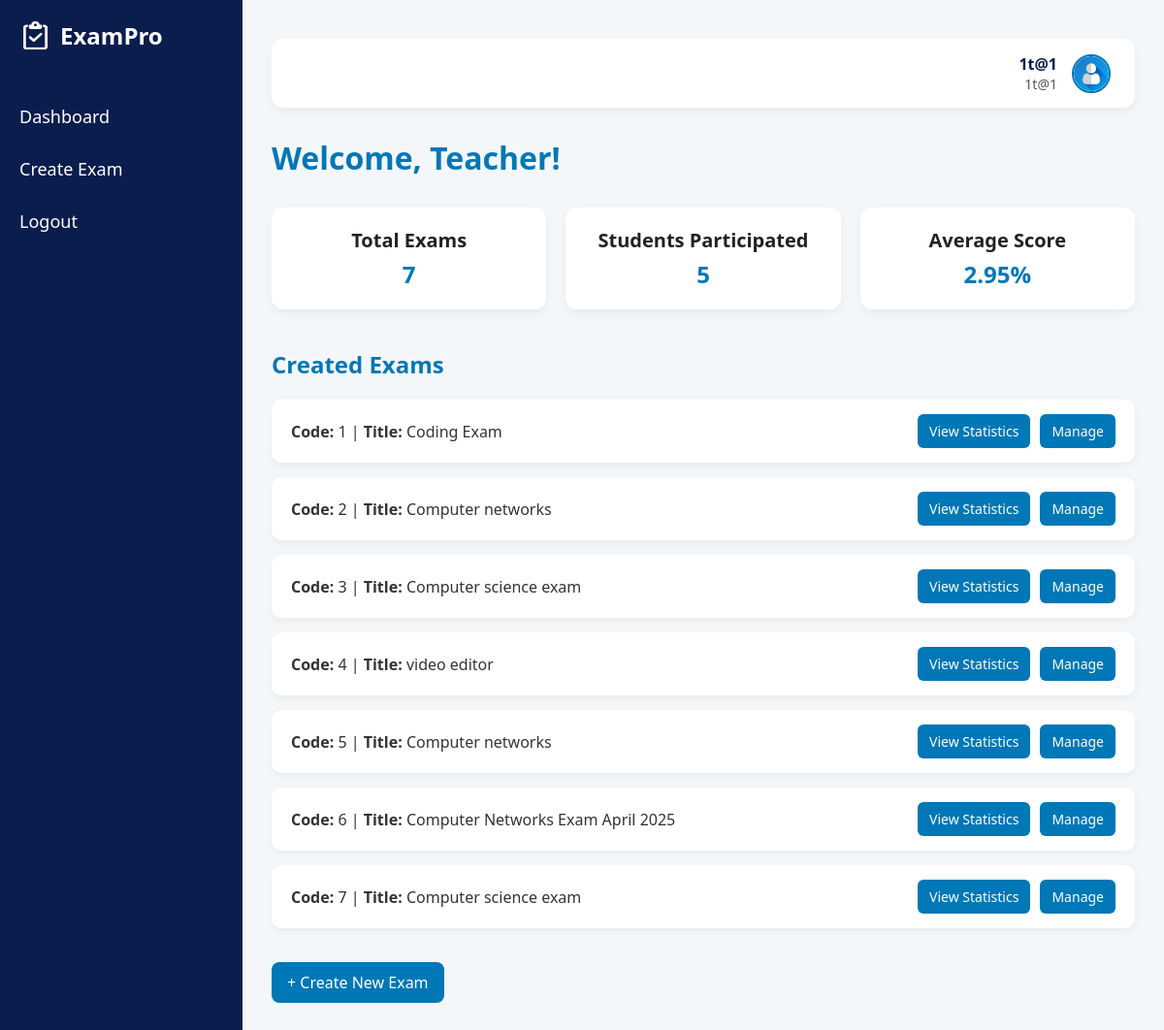
The app's page /dashboard_teacher (signed in) with its own data.
### tables this page shows
CREATE TABLE Teacher (
                            id INTEGER PRIMARY KEY AUTOINCREMENT,
                            username TEXT,
                            email TEXT,
                            password TEXT);

CREATE TABLE Exam (
                                    id INTEGER PRIMARY KEY AUTOINCREMENT,
                                    teacher_id INTEGER,
                                    title TEXT,
                                    total_marks INTEGER,
                                    is_started INTEGER DEFAULT 0,
                                    duration INTEGER  -- in minutes maybe
                                );

### app.py (the view)
@app.route('/dashboard_teacher')
def dashboard_teacher():
    if 'teacher_id' not in session:
        return redirect('/login_teacher')
    teacher_id = session['teacher_id']
    with sqlite3.connect('database.db') as conn:
        cursor = conn.cursor()
        cursor.execute("SELECT * FROM Exam WHERE teacher_id = ?", (teacher_id,))
        exams = cursor.fetchall()
        total_exams = len(exams)
        cursor.execute('''
            SELECT COUNT(DISTINCT Attended.student_id)
            FROM Attended
            JOIN Exam ON Attended.exam_id = Exam.id
            WHERE Exam.teacher_id = ?
        ''', (teacher_id,))
        total_students = cursor.fetchone()[0] or 0
        cursor.execute('''
            SELECT AVG(Attended.earned_total)
            FROM Attended
            JOIN Exam ON Attended.exam_id = Exam.id
            WHERE Exam.teacher_id = ?
        ''', (teacher_id,))
        avg_score = cursor.fetchone()[0]
        average_score = round(avg_score, 2) if avg_score else 0
        cursor.execute("SELECT username, email FROM Teacher WHERE id = ?", (teacher_id,))
        teacher_info = cursor.fetchone()
        teacher_name,teacher_email = teacher_info if teacher_info else ("Unknown", "unknown@example.com")
    return render_template(
        'dashboard_teacher.html',
        exams=exams,
        total_exams=total_exams,
        total_students=total_students,
        average_score=average_score,
        teacher_name=teacher_name,
        teacher_email=teacher_email
    )

### templates/dashboard_teacher.html (shortened to what this page needs)
<!DOCTYPE html>
<html lang="en">
<head>
</head>
<body>
    <div class="wrapper">
        <div class="sidebar">
            <div class="logo-title">
                <img src="{{ url_for('static', filename='images/logo.png') }}" alt="Logo">
                <span>ExamPro</span>
            </div>
            <a href="#">Dashboard</a>
            <a href="/create_exam">Create Exam</a>
            <a href="/" onclick="logout(event)">Logout</a>
        </div>
        <div class="main-content">
<div class="profile-header">
    <div class="profile-info">
        <p class="teacher-name">{{ teacher_name }}</p>
        <p class="teacher-email">{{ teacher_email }}</p>
    </div>
    <img src="{{ url_for('static', filename='images/avatar.png') }}" alt="Avatar" class="avatar">
</div>
            <div class="dashboard-section">
                <h1>Welcome, Teacher!</h1>
                <div class="stat-cards">
                    <div class="stat-card">
                        <h3>Total Exams</h3>
                        <p>{{ total_exams }}</p>
                    </div>
                    <div class="stat-card">
                        <h3>Students Participated</h3>
                        <p>{{ total_students }}</p>
                    </div>
                    <div class="stat-card">
                        <h3>Average Score</h3>
                        <p>{{ average_score }}%</p>
                    </div>
                </div>
            </div>
            <div class="exam-list">
                <h2>Created Exams</h2>
                {% for exam in exams %}
                    <div class="exam-item">
                        <span><strong>Code:</strong> {{ exam[0] }} | <strong>Title:</strong> {{ exam[2] }}</span>
                        <div class="exam-actions">
                            <a href="/exam_details/{{ exam[0] }}">View Statistics</a>
                            <a href="/manage_exam/{{ exam[0] }}">Manage</a>
                        </div>
                    </div>
                {% else %}
                    <p>No exams created yet.</p>
                {% endfor %}
                <a href="/create_exam" class="create-btn">+ Create New Exam</a>
            </div>
        </div>
    </div>
</body>
</html>

### templates/dashboard_teacher.html (style rules this page uses)
* { margin: 0; padding: 0; box-sizing: border-box; }
body, html { height: 100%; font-family: 'Segoe UI', Tahoma, Geneva, Verdana, sans-serif; background-color: #f7fafc; }
.wrapper { display: flex; height: 100vh; }
.sidebar { width: 250px; background-color: #0a1d4d; color: white; padding: 20px; display: flex; flex-direction: column; }
.logo-title { display: flex; align-items: center; gap: 10px; margin-bottom: 40px; }
.logo-title img { width: 32px; height: 32px; }
.logo-title span { font-size: 24px; font-weight: bold; }
.sidebar a { color: white; text-decoration: none; font-size: 18px; margin: 15px 0; transition: color 0.3s ease; }
.main-content { flex-grow: 1; padding: 30px; background-color: #f4f7fa; overflow-y: auto; }
.dashboard-section h1 { font-size: 32px; color: #0077b6; margin-bottom: 30px; }
.stat-cards { display: flex; gap: 20px; flex-wrap: wrap; }
.stat-card { background: white; padding: 20px 30px; border-radius: 12px; box-shadow: 0 4px 10px rgba(0, 0, 0, 0.05); min-width: 180px; flex: 1; text-align: center; }
.stat-card h3 { font-size: 20px; color: #222; margin-bottom: 5px; }
.stat-card p { font-size: 24px; font-weight: bold; color: #0077b6; }
.exam-list { margin-top: 40px; }
.exam-list h2 { font-size: 24px; color: #0077b6; margin-bottom: 20px; }
.exam-item { background-color: white; padding: 15px 20px; margin-bottom: 15px; border-radius: 10px; box-shadow: 0 3px 8px rgba(0, 0, 0, 0.05); display: flex; justify-content: space-between; align-items: center; }
.exam-item span { font-size: 16px; color: #333; }
.exam-item a { text-decoration: none; background-color: #0077b6; color: white; padding: 8px 12px; border-radius: 6px; font-size: 14px; }
.create-btn { display: inline-block; margin-top: 20px; padding: 10px 16px; background-color: #0077b6; color: white; text-decoration: none; border-radius: 8px; font-size: 16px; }
.profile-header { background-color: white; display: flex; justify-content: flex-end; align-items: center; padding: 15px 25px; border-radius: 12px; box-shadow: 0 4px 10px rgba(0, 0, 0, 0.05); margin-bottom: 30px; margin-top: 10px; }
.profile-info { text-align: right; margin-right: 15px; }
.teacher-name { font-size: 16px; font-weight: 600; color: #0a1d4d; }
.teacher-email { font-size: 14px; color: #555; }
.avatar { width: 40px; height: 40px; border-radius: 50%; object-fit: cover; border: 2px solid #0077b6; }
.exam-actions { display: flex; gap: 10px; align-items: center; }

### records on screen
Teacher: username "1t@1", email "1t@1"
Exam: id "1", title "Coding Exam"
Exam: id "2", title "Computer networks"
Exam: id "3", title "Computer science exam"
Exam: id "4", title "video editor"
Exam: id "5", title "Computer networks"
Exam: id "6", title "Computer Networks Exam April 2025"
Exam: id "7", title "Computer science exam"

### other values on screen
{{ total_exams }} "7"
{{ total_students }} "5"
{{ average_score }} "2.95"
